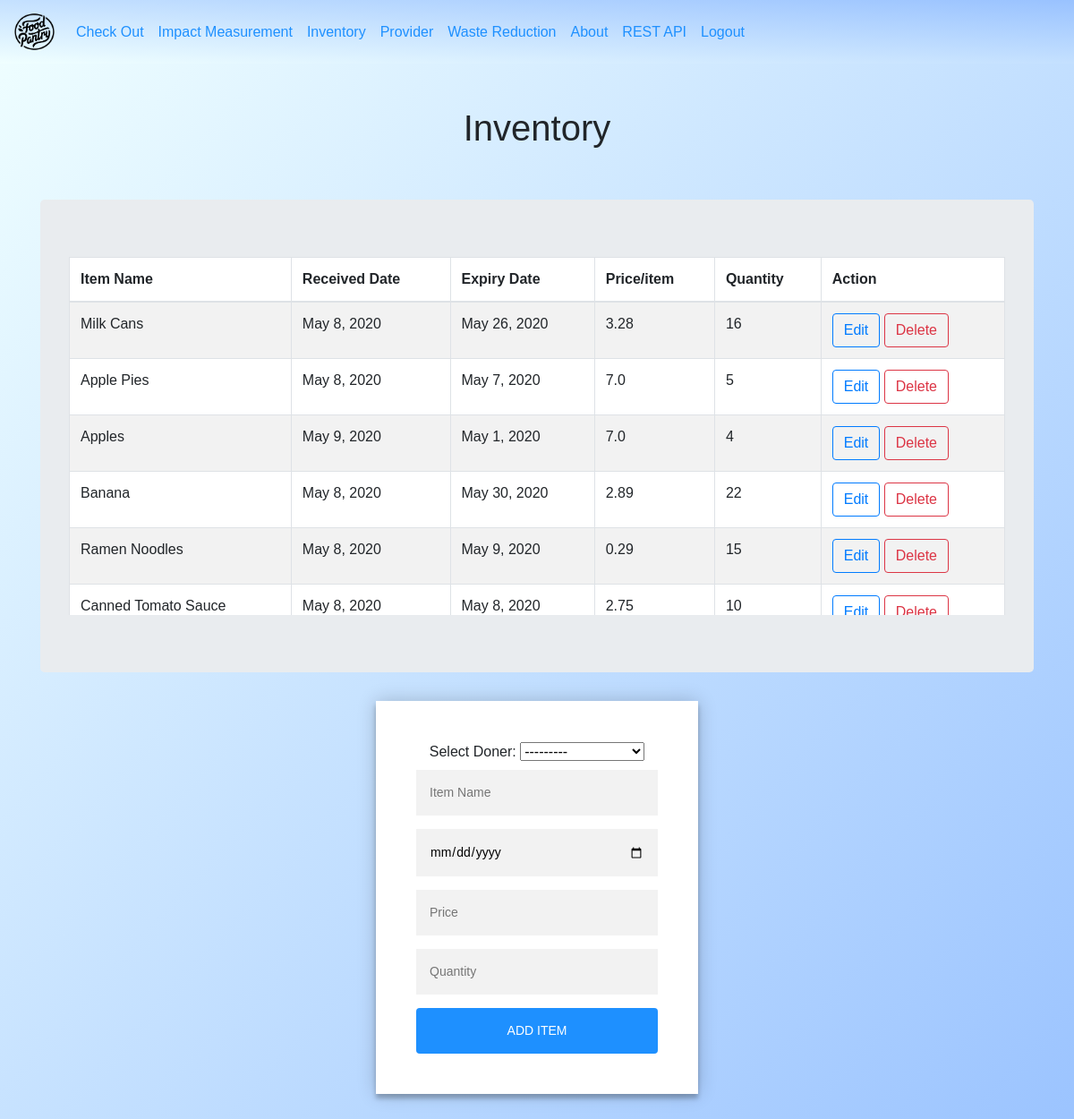
Page /inventory/ (signed in) on the earlier database version.
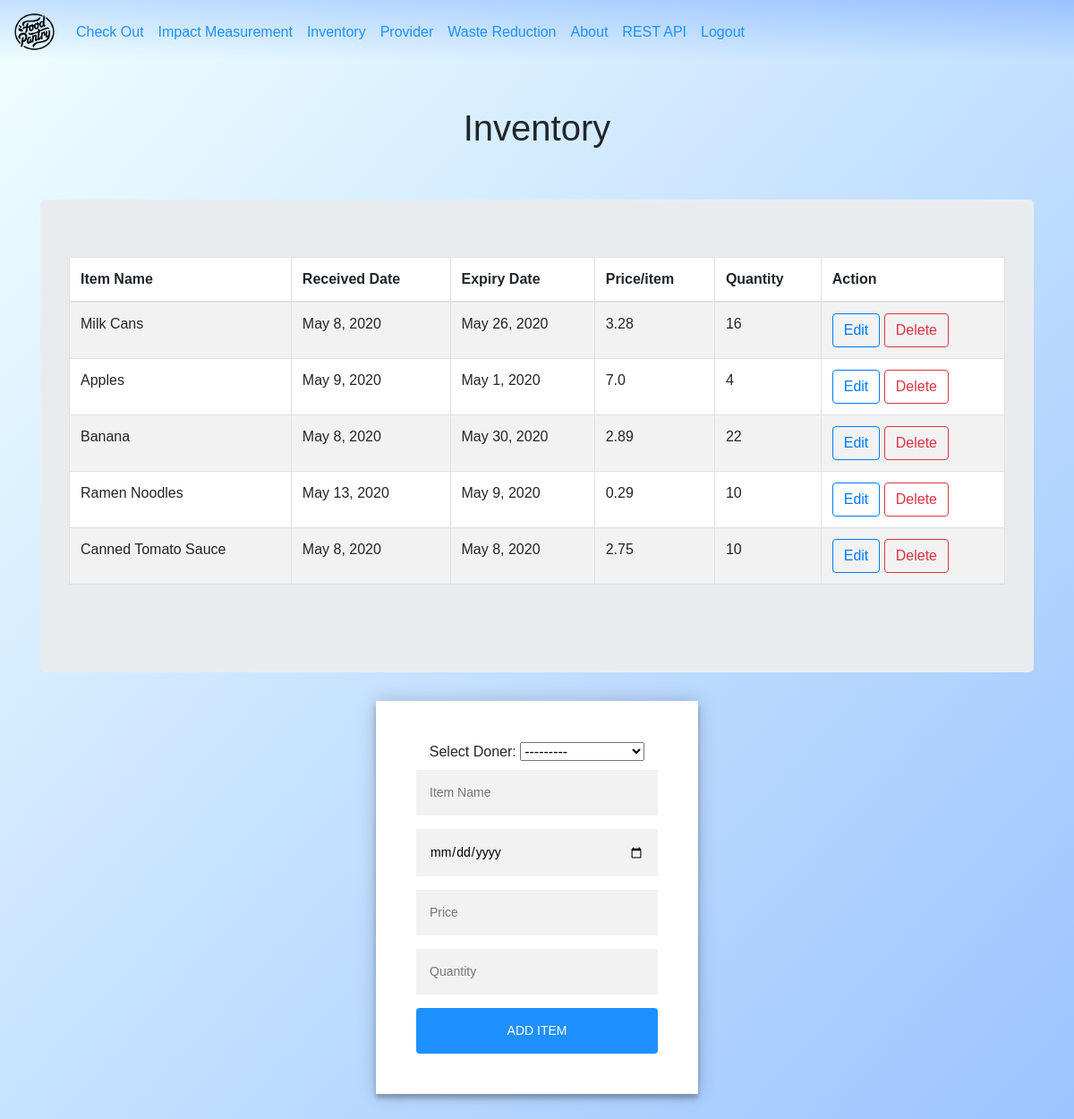
Same page on the later database version.
### inventory/models.py (models this page shows, shortened)
class inventory(models.Model):
     donor = models.ForeignKey(provider,on_delete=models.SET_NULL,null=True,related_name='donor')
     name = models.CharField(max_length=100)
     registration_D = models.DateField(auto_now=True)
     expiry_D = models.DateField()
     price = models.FloatField()
     quantity =  models.PositiveIntegerField()

### inventory/views.py (the view)
# urls.py: path('inventory/', inventory_views.inventory_view, name='inventory_view'),
@login_required(login_url='/login/')
def inventory_view(request):
	item = inventory.objects.all()
	item_data = inventory_form()
	if (request.method=="POST"):
			item_data = inventory_form(request.POST)
	if item_data.is_valid():
			item_data.save()
	context = {'item':item,'item_data':item_data}
	return render(request, 'inventory/inventory.html',context)

### inventory/forms.py
class inventory_form(forms.ModelForm):
    name = forms.CharField(widget=forms.TextInput(attrs={'placeholder': 'Item Name '}))
    expiry_D = forms.DateField(widget=DateInput)
    price = forms.CharField(widget=forms.TextInput(attrs={'placeholder': 'Price'}))
    quantity  = forms.CharField(widget=forms.TextInput(attrs={'placeholder': 'Quantity '}))
    class Meta():
       model = inventory
       fields = '__all__'

### provider/models.py (called while the page is built)
    def __str__(self):
          return self.donor_name

### templates/inventory/inventory.html (shortened to what this page needs)
<!DOCTYPE html>
<html>
<head>
	{% include "dashboard/shared_links.html" %}
</head>
<body>
	{% include "dashboard/navigation_bar.html" %}
	<br><br>
<h1>Inventory</h1>
<br><br>
{% load static %}
<div class="container">
	<div class="jumbotron">
		<div class="table-wrapper-scroll-y my-custom-scrollbar">
<table bgcolor="white" class="table table-bordered table-striped mb-0">
  <thead>
    <tr>
      <th scope="col">Item Name</th>
      <th scope="col">Received Date</th>
      <th scope="col">Expiry Date</th>
      <th scope="col">Price/item</th>
	  <th scope="col">Quantity</th>
	  <th scope="col">Action</th>
    </tr>
  </thead>
  <tbody>
{% for each in item %}
    <tr>
    				<td>{{each.name}}</td>
					<td>{{each.registration_D}}</td>
					<td>{{each.expiry_D}}</td>
					<td>{{each.price}}</td>
					<td>{{each.quantity}}</td>
	<td>
	<a class="btn btn-outline-primary" href="{% url 'update' each.id %}">Edit</a>
	<a class="btn btn-outline-danger" href="#" onclick="confirmDeleteModal({{each.id}})">Delete</a>{% comment %} <a class="btn btn-success" href="{% url 'remove' each.id %}">Delete</a> {% endcomment %}</td>
    	</tr>
		 		{% endfor %}
  </tbody>
</table>
	</div>
</div>
</div>
<div class="form">
	<form method="POST" action="/inventory/">
		<label>Select Doner:</label>
	{{item_data.donor}}
    {{item_data.name}}
    {{item_data.expiry_D}}
	{{item_data.price}}
    {{item_data.quantity}}
		<button type="submit" class="btn btn-info">Add Item</button>
	</form>
</div>
</body>
</html>

Differences in the rows shown:
removed inventory: name "Apple Pies", registration_D "May 8, 2020", expiry_D "May 7, 2020", price "7.0", quantity "5"
changed inventory "Ramen Noodles": registration_D "May 8, 2020" → "May 13, 2020"; quantity "15" → "10"
